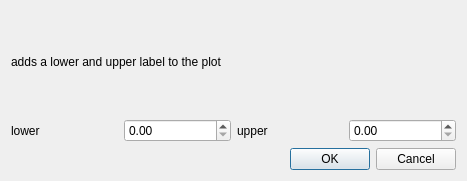
<?xml version="1.0" encoding="UTF-8"?>
<ui version="4.0">
 <class>add_range_labels</class>
 <widget class="QDialog" name="add_range_labels">
  <property name="geometry">
   <rect>
    <x>0</x>
    <y>0</y>
    <width>467</width>
    <height>181</height>
   </rect>
  </property>
  <property name="windowTitle">
   <string>Dialog</string>
  </property>
  <layout class="QVBoxLayout" name="verticalLayout">
   <item>
    <widget class="QLabel" name="label">
     <property name="text">
      <string>adds a lower and upper label to the plot</string>
     </property>
    </widget>
   </item>
   <item>
    <layout class="QHBoxLayout" name="horizontalLayout">
     <item>
      <widget class="QLabel" name="label_2">
       <property name="text">
        <string>lower</string>
       </property>
      </widget>
     </item>
     <item>
      <widget class="QDoubleSpinBox" name="spin_lower"/>
     </item>
     <item>
      <widget class="QLabel" name="label_3">
       <property name="text">
        <string>upper</string>
       </property>
      </widget>
     </item>
     <item>
      <widget class="QDoubleSpinBox" name="spin_upper"/>
     </item>
    </layout>
   </item>
   <item>
    <widget class="QDialogButtonBox" name="buttonBox">
     <property name="orientation">
      <enum>Qt::Horizontal</enum>
     </property>
     <property name="standardButtons">
      <set>QDialogButtonBox::Cancel|QDialogButtonBox::Ok</set>
     </property>
    </widget>
   </item>
  </layout>
 </widget>
 <resources/>
 <connections>
  <connection>
   <sender>buttonBox</sender>
   <signal>accepted()</signal>
   <receiver>add_range_labels</receiver>
   <slot>accept()</slot>
   <hints>
    <hint type="sourcelabel">
     <x>248</x>
     <y>254</y>
    </hint>
    <hint type="destinationlabel">
     <x>157</x>
     <y>274</y>
    </hint>
   </hints>
  </connection>
  <connection>
   <sender>buttonBox</sender>
   <signal>rejected()</signal>
   <receiver>add_range_labels</receiver>
   <slot>reject()</slot>
   <hints>
    <hint type="sourcelabel">
     <x>316</x>
     <y>260</y>
    </hint>
    <hint type="destinationlabel">
     <x>286</x>
     <y>274</y>
    </hint>
   </hints>
  </connection>
 </connections>
</ui>
